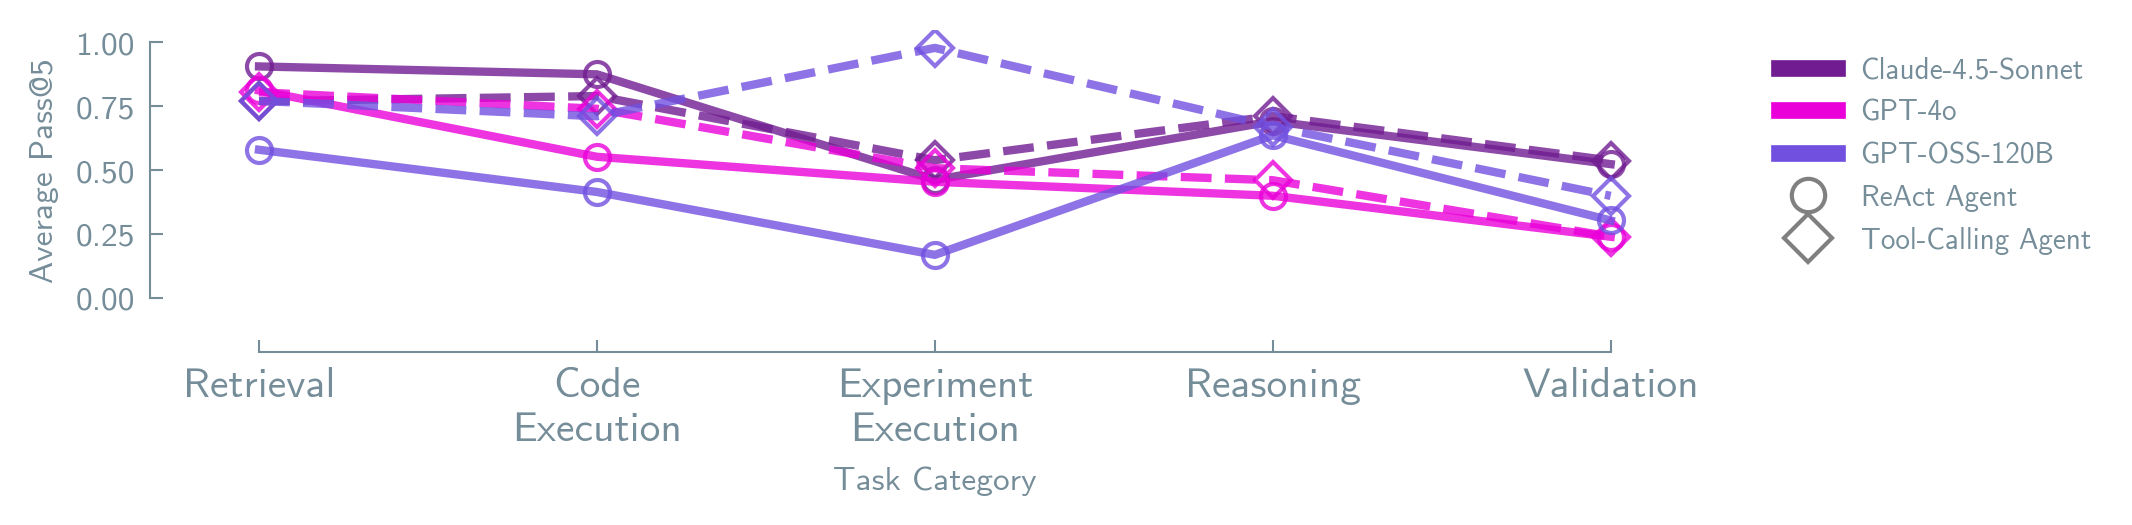

Here is the Python script that generated this plot:
"""
Plot performance (pass@5) across task categories for SUBTASKS ONLY.

This script:
1. Classifies subtasks into categories (retrieval, code_execution, experiment_execution, reasoning, validation)
2. Computes average pass@5 for each category across models and agent types
3. Creates a line plot showing performance comparison

IMPORTANT: Only analyzes rows where category='subtask' to exclude top-level tasks.
"""

import json
import sys
from collections import defaultdict
from pathlib import Path

import lama_aesthetics
import matplotlib.pyplot as plt
import numpy as np
from lama_aesthetics import ONE_COL_HEIGHT, TWO_COL_WIDTH
from lama_aesthetics.plotutils import range_frame
from matplotlib.lines import Line2D

# Add analysis and plot config to path
REPO_ROOT = Path(__file__).resolve().parent.parent.parent
sys.path.insert(0, str(REPO_ROOT / "analysis"))
sys.path.insert(0, str(REPO_ROOT / "plots"))

from loguru import logger  # noqa: E402
from plot_config import FONT_SIZES, MODEL_COLOUR_MAP, MODEL_NAMES  # noqa: E402
from plot_utils import load_reports_data  # noqa: E402

lama_aesthetics.get_style("main")


def load_category_tags():
    """Load the subtask category tags from JSON file."""
    tags_path = REPO_ROOT / "analysis" / "subtask_category_tags.json"
    with tags_path.open() as f:
        return json.load(f)


def get_env_key_mapping():
    """Map environment names in data to keys in category tags."""
    return {
        "spectra": "sptectra",
        "retro": "retrosynthesis",
        "afm": "afm",
        "catalyst": "catalyst",
        "md": "md",
        "ml": "ml",
        "resistor": "resistor",
    }


def classify_subtask(subtask, environment, category_tags):
    """
    Classify a subtask based on category tags with pattern matching.

    Args:
        subtask: Full subtask name
        environment: Environment name from data
        category_tags: Category tags dictionary

    Returns:
        Category string or None if not found
    """
    # Map environment name to tag key
    env_mapping = get_env_key_mapping()
    tag_env_key = env_mapping.get(environment, environment)

    # Get tags for this environment
    env_tags = category_tags.get(tag_env_key, {})
    if not env_tags:
        return None

    # AFM: pattern matching for subtasks
    if environment == "afm":
        # Match level 1-4 subtasks
        if "subtask_level_" in subtask:
            # Extract base name
            base_name = subtask.split("_level_")[0]
            if base_name + "_level_1" in env_tags:
                return env_tags[base_name + "_level_1"]

        # Direct match
        return env_tags.get(subtask)

    # Catalyst: extract generic pattern
    if environment == "catalyst":
        # Extract pattern (e.g., cu20_retrieve_structure -> retrieve_structure)  or si_retrieve_structure -> retrieve_structure)
        parts = subtask.split("_", 1)
        if len(parts) > 1:
            pattern = parts[1]
            if pattern in env_tags:
                return env_tags[pattern]
        return None

    # MD: nested structure by task type
    if environment == "md":
        # Extract task type and subtask name
        for task_type in ["melting", "quenching", "surface_energy", "surface"]:
            if task_type in subtask:
                task_tags = env_tags.get(task_type, {})
                if "subtask_" in subtask:
                    subtask_name = subtask.split("subtask_")[-1]
                    # Map variations
                    if subtask_name == "diffusion_coefficient":
                        subtask_name = "diffusivity"
                    elif subtask_name == "tg_calculation":
                        subtask_name = "tg_detection"
                    elif subtask_name == "equilibration":
                        subtask_name = "structure_retrieval"

                    if subtask_name in task_tags:
                        return task_tags[subtask_name]

        return None

    # ML: pattern matching
    if environment == "ml":
        # Extract generic pattern
        parts = subtask.split("_", 1)
        if len(parts) > 1 and parts[0].isdigit():
            task_name = parts[1]
            # Match batch_retrieve
            if (
                task_name.startswith("batch_retrieve_")
                and "batch_retrieve_*" in env_tags
            ):
                return env_tags["batch_retrieve_*"]
            # Direct match
            if task_name in env_tags:
                return env_tags[task_name]
        return None

    # Resistor: pattern matching
    if environment == "resistor":
        # Extract pattern (e.g., task_0_subnet_1 -> subnet_1)
        parts = subtask.split("_", 2)
        if len(parts) >= 3 and parts[0] == "task" and parts[1].isdigit():
            pattern = "_".join(parts[2:])
            if pattern in env_tags:
                return env_tags[pattern]
        return None

    # Retrosynthesis: pattern matching
    if environment == "retro":
        # Extract pattern (e.g., make_1_lvl1-apply_template-1 -> apply_template-1)
        if "-" in subtask:
            pattern = subtask.split("-", 1)[1]
            if pattern in env_tags:
                return env_tags[pattern]
        return None

    # Spectra: pattern matching
    if environment == "spectra":
        # Extract subtask number (e.g., ..._subtask_1 -> subtask_1)
        if "_subtask_" in subtask:
            subtask_num = "subtask_" + subtask.split("_subtask_")[-1]
            if subtask_num in env_tags:
                return env_tags[subtask_num]
        return None

    return None


def main():
    """Generate the task category performance plot."""

    # Load data
    logger.info("Loading data...")
    reports_df = load_reports_data()
    category_tags = load_category_tags()

    # Filter to SUBTASKS ONLY
    reports_df = reports_df[reports_df["category"] == "subtask"].copy()
    logger.info(f"Filtered to {len(reports_df)} rows with category='subtask'")

    # Filter to comprehensive verbosity only
    df_comp = reports_df[reports_df["Tool Verbosity"] == "comprehensive"].copy()
    logger.info(f"Filtered to {len(df_comp)} rows with comprehensive verbosity")

    # Define category order
    category_order = [
        "retrieval",
        "code_execution",
        "experiment_execution",
        "reasoning",
        "validation",
    ]

    # Collect scores by (model, agent_type, category)
    scores_by_group = defaultdict(lambda: defaultdict(list))
    total_subtasks_processed = 0
    classified_count = 0

    for _, row in df_comp.iterrows():
        model = row["model"]
        agent_type = row["agent_type"]
        environment = row["environment"]
        task_results = row["Task Results"]

        if not isinstance(task_results, dict):
            continue

        # For each subtask, get score and classify
        for subtask, result in task_results.items():
            if not isinstance(result, dict):
                continue

            total_subtasks_processed += 1

            # Get pass@5 score (note: key is "Task Pass@5" in the data)
            pass_at_5 = result.get("Task Pass@5", None)
            if pass_at_5 is None:
                continue

            # Classify subtask
            category = classify_subtask(subtask, environment, category_tags)
            if category is None:
                continue

            classified_count += 1

            # Store score
            scores_by_group[(model, agent_type)][category].append(pass_at_5)

    logger.info(f"Processed {total_subtasks_processed} subtask results")
    logger.info(
        f"Classified {classified_count} subtasks ({100*classified_count/total_subtasks_processed:.1f}%)"
    )

    # Compute average scores
    avg_scores = {}
    for (model, agent_type), category_scores in scores_by_group.items():
        avg_scores[(model, agent_type)] = {
            cat: np.mean(scores) if scores else np.nan
            for cat, scores in category_scores.items()
        }

    # Create plot
    fig, ax = plt.subplots(1, 1, figsize=(TWO_COL_WIDTH, ONE_COL_HEIGHT))

    # Define visual mappings
    agent_display = {
        "react": "ReAct",
        "tool_calling": "Tool-Calling",
    }
    agent_markers = {
        "react": "o",
        "tool_calling": "D",
    }
    agent_linestyle = {
        "react": "-",
        "tool_calling": "--",
    }

    # Define x positions for categories
    x_values = np.arange(len(category_order))

    # Plot each model-agent combination
    for (model, agent_type), category_avgs in sorted(avg_scores.items()):
        # Get visual properties
        color = MODEL_COLOUR_MAP.get(model, "gray")
        marker = agent_markers.get(agent_type, "o")
        linestyle = agent_linestyle.get(agent_type, "-")
        model_display = MODEL_NAMES.get(model, model)
        agent_display_name = agent_display.get(agent_type, agent_type)

        # Build score array in category order
        y_values = [category_avgs.get(cat, np.nan) for cat in category_order]

        # Plot
        label = f"{model_display} ({agent_display_name})"
        ax.plot(
            x_values,
            y_values,
            color=color,
            marker=marker,
            linestyle=linestyle,
            markersize=6,
            label=label,
            alpha=0.8,
            fillstyle="none",
            linewidth=2,
        )

    # Customize axes
    ax.set_ylabel("Average Pass@5", fontsize=FONT_SIZES["axis_label"])
    ax.set_xlabel("Task Category", fontsize=FONT_SIZES["axis_label"])
    ax.set_ylim(0, 1)
    ax.set_yticks([0, 0.25, 0.5, 0.75, 1.0])
    ax.tick_params(axis="y", labelsize=FONT_SIZES["tick_label"])

    # Set x-axis labels
    category_labels = [cat.replace("_", "\n").title() for cat in category_order]
    ax.set_xticks(x_values)
    ax.set_xticklabels(category_labels, fontsize=FONT_SIZES["tick_label"])

    # Apply range frame
    range_frame(ax, np.array([0, len(category_order) - 1]), np.array([0, 1]), pad=0.05)

    # Create legend
    handles = []
    labels = []

    # Model colors
    for model in sorted({m for m, _ in avg_scores}):
        handles.append(
            Line2D([0], [0], color=MODEL_COLOUR_MAP.get(model, "gray"), lw=4)
        )
        labels.append(MODEL_NAMES.get(model, model))

    # Agent markers
    for agent_type in sorted({a for _, a in avg_scores}):
        handles.append(
            Line2D(
                [0],
                [0],
                color="gray",
                marker=agent_markers.get(agent_type, "o"),
                markersize=8,
                linestyle="None",
                fillstyle="none",
            )
        )
        labels.append(f"{agent_display.get(agent_type, agent_type)} Agent")

    ax.legend(
        handles,
        labels,
        bbox_to_anchor=(1.05, 1),
        loc="upper left",
        fontsize=FONT_SIZES["legend"],
    )

    # Adjust layout and save
    plt.tight_layout()

    output_dir = Path(__file__).parent
    for ext in ["pdf", "png"]:
        output_path = output_dir / f"12_task_category.{ext}"
        plt.savefig(output_path, dpi=300, bbox_inches="tight")
        logger.info(f"Saved: {output_path}")


if __name__ == "__main__":
    main()
